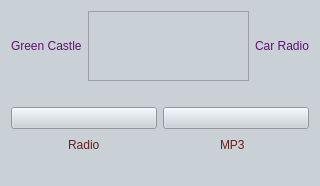
<?xml version="1.0" encoding="UTF-8"?>
<ui version="4.0">
 <class>MainWindow</class>
 <widget class="QMainWindow" name="MainWindow">
  <property name="geometry">
   <rect>
    <x>0</x>
    <y>0</y>
    <width>320</width>
    <height>147</height>
   </rect>
  </property>
  <property name="windowTitle">
   <string>MainWindow</string>
  </property>
  <property name="styleSheet">
   <string notr="true">background-color: rgb(201, 208, 214);
background-image: url(:/imgs/imgs/bg7.jpeg);
color: rgb(110, 29, 23);
font: 63 64pt &quot;URW Gothic L&quot;;
</string>
  </property>
  <widget class="QWidget" name="centralWidget">
   <layout class="QVBoxLayout" name="verticalLayout">
    <item>
     <layout class="QHBoxLayout" name="horizontalLayout_5">
      <item alignment="Qt::AlignRight">
       <widget class="QLabel" name="label_3">
        <property name="maximumSize">
         <size>
          <width>500</width>
          <height>16777215</height>
         </size>
        </property>
        <property name="styleSheet">
         <string notr="true">font: 75 italic 36pt &quot;URW Chancery L&quot;;
color: rgb(98, 17, 115);</string>
        </property>
        <property name="text">
         <string>Green Castle</string>
        </property>
       </widget>
      </item>
      <item>
       <widget class="QGraphicsView" name="graphicsView">
        <property name="maximumSize">
         <size>
          <width>177</width>
          <height>100</height>
         </size>
        </property>
        <property name="autoFillBackground">
         <bool>true</bool>
        </property>
        <property name="styleSheet">
         <string notr="true">background-image: url(:/rsc/imgs/logo.jpeg);</string>
        </property>
       </widget>
      </item>
      <item alignment="Qt::AlignLeft">
       <widget class="QLabel" name="label_4">
        <property name="maximumSize">
         <size>
          <width>500</width>
          <height>16777215</height>
         </size>
        </property>
        <property name="styleSheet">
         <string notr="true">font: 75 italic 36pt &quot;URW Chancery L&quot;;
color: rgb(98, 17, 115)</string>
        </property>
        <property name="text">
         <string>Car Radio</string>
        </property>
       </widget>
      </item>
     </layout>
    </item>
    <item>
     <spacer name="verticalSpacer">
      <property name="orientation">
       <enum>Qt::Vertical</enum>
      </property>
      <property name="sizeType">
       <enum>QSizePolicy::MinimumExpanding</enum>
      </property>
      <property name="sizeHint" stdset="0">
       <size>
        <width>20</width>
        <height>20</height>
       </size>
      </property>
     </spacer>
    </item>
    <item>
     <layout class="QHBoxLayout" name="horizontalLayout">
      <item>
       <widget class="QPushButton" name="m_pRadio">
        <property name="styleSheet">
         <string notr="true">border-color: rgb(0, 0, 0);</string>
        </property>
        <property name="text">
         <string/>
        </property>
       </widget>
      </item>
      <item>
       <widget class="QPushButton" name="m_pMP3">
        <property name="autoFillBackground">
         <bool>false</bool>
        </property>
        <property name="styleSheet">
         <string notr="true"/>
        </property>
        <property name="text">
         <string/>
        </property>
        <property name="iconSize">
         <size>
          <width>16</width>
          <height>16</height>
         </size>
        </property>
       </widget>
      </item>
     </layout>
    </item>
    <item>
     <layout class="QHBoxLayout" name="horizontalLayout_2">
      <item>
       <spacer name="horizontalSpacer_2">
        <property name="orientation">
         <enum>Qt::Horizontal</enum>
        </property>
        <property name="sizeType">
         <enum>QSizePolicy::MinimumExpanding</enum>
        </property>
        <property name="sizeHint" stdset="0">
         <size>
          <width>40</width>
          <height>20</height>
         </size>
        </property>
       </spacer>
      </item>
      <item>
       <widget class="QLabel" name="label">
        <property name="styleSheet">
         <string notr="true"/>
        </property>
        <property name="text">
         <string>Radio</string>
        </property>
       </widget>
      </item>
      <item>
       <spacer name="horizontalSpacer_4">
        <property name="orientation">
         <enum>Qt::Horizontal</enum>
        </property>
        <property name="sizeHint" stdset="0">
         <size>
          <width>40</width>
          <height>20</height>
         </size>
        </property>
       </spacer>
      </item>
      <item>
       <spacer name="horizontalSpacer">
        <property name="orientation">
         <enum>Qt::Horizontal</enum>
        </property>
        <property name="sizeHint" stdset="0">
         <size>
          <width>40</width>
          <height>20</height>
         </size>
        </property>
       </spacer>
      </item>
      <item>
       <widget class="QLabel" name="label_2">
        <property name="text">
         <string>MP3  </string>
        </property>
       </widget>
      </item>
      <item>
       <spacer name="horizontalSpacer_3">
        <property name="orientation">
         <enum>Qt::Horizontal</enum>
        </property>
        <property name="sizeType">
         <enum>QSizePolicy::MinimumExpanding</enum>
        </property>
        <property name="sizeHint" stdset="0">
         <size>
          <width>40</width>
          <height>20</height>
         </size>
        </property>
       </spacer>
      </item>
     </layout>
    </item>
    <item>
     <spacer name="verticalSpacer_2">
      <property name="orientation">
       <enum>Qt::Vertical</enum>
      </property>
      <property name="sizeType">
       <enum>QSizePolicy::MinimumExpanding</enum>
      </property>
      <property name="sizeHint" stdset="0">
       <size>
        <width>20</width>
        <height>20</height>
       </size>
      </property>
     </spacer>
    </item>
   </layout>
  </widget>
 </widget>
 <layoutdefault spacing="6" margin="11"/>
 <resources/>
 <connections/>
</ui>
